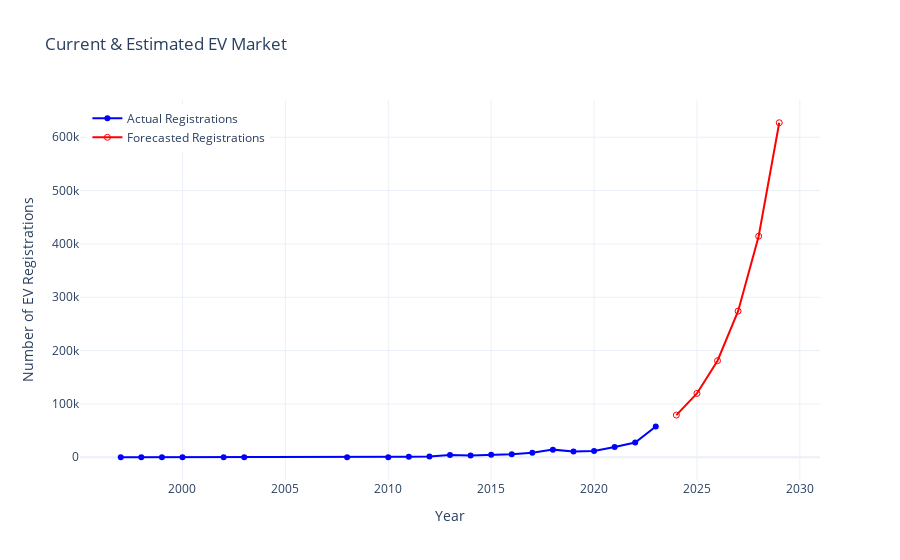

Notebook cell for this chart:
### Code cell
years = np.arange(filtered_years.index.min(), 2029 + 1)
actual_years = filtered_years.index
forecast_years_full = np.arange(2024, 2029 + 1)

# Actual and forecasted values
actual_values = filtered_years.values
forecasted_values_full = [forecasted_evs[year] for year in forecast_years_full]

# Create traces
actual_trace = go.Scatter(x=actual_years, y=actual_values, mode='lines+markers', name='Actual Registrations', marker=dict(color='blue'))
forecasted_trace = go.Scatter(x=forecast_years_full, y=forecasted_values_full, mode='lines+markers', name='Forecasted Registrations', marker=dict(color='red', symbol='circle-open'))

# Create layout
layout = go.Layout(title='Current & Estimated EV Market',
                   xaxis=dict(title='Year'),
                   yaxis=dict(title='Number of EV Registrations'),
                   legend=dict(x=0.01, y=0.99, xanchor='left', yanchor='top'),
                   grid=dict())

# Create figure
fig = go.Figure(data=[actual_trace, forecasted_trace], layout=layout)

# Show plot
fig.show()

### Figure 1 — Plotly figure (JSON) as saved in the notebook; plotly's stock layout.template omitted (floating-point values rounded to 4 significant figures)
{"data": [{"marker": {"color": "blue"}, "mode": "lines+markers", "name": "Actual Registrations", "type": "scatter", "x": [1997, 1998, 1999, 2000, 2002, 2003, 2008, 2010, 2011, 2012, 2013, 2014, 2015, 2016, 2017, 2018, 2019, 2020, 2021, 2022, 2023], "y": [1, 1, 5, 7, 2, 1, 19, 23, 775, 1614, 4399, 3496, 4826, 5469, 8534, 14286, 10913, 11740, 19063, 27708, 57519]}, {"marker": {"color": "red", "symbol": "circle-open"}, "mode": "lines+markers", "name": "Forecasted Registrations", "type": "scatter", "x": [2024, 2025, 2026, 2027, 2028, 2029], "y": [79080.0, 119700.0, 181000.0, 273900.0, 414500.0, 627200.0]}], "layout": {"legend": {"x": 0.01, "xanchor": "left", "y": 0.99, "yanchor": "top"}, "title": {"text": "Current & Estimated EV Market"}, "xaxis": {"title": {"text": "Year"}}, "yaxis": {"title": {"text": "Number of EV Registrations"}}}}
